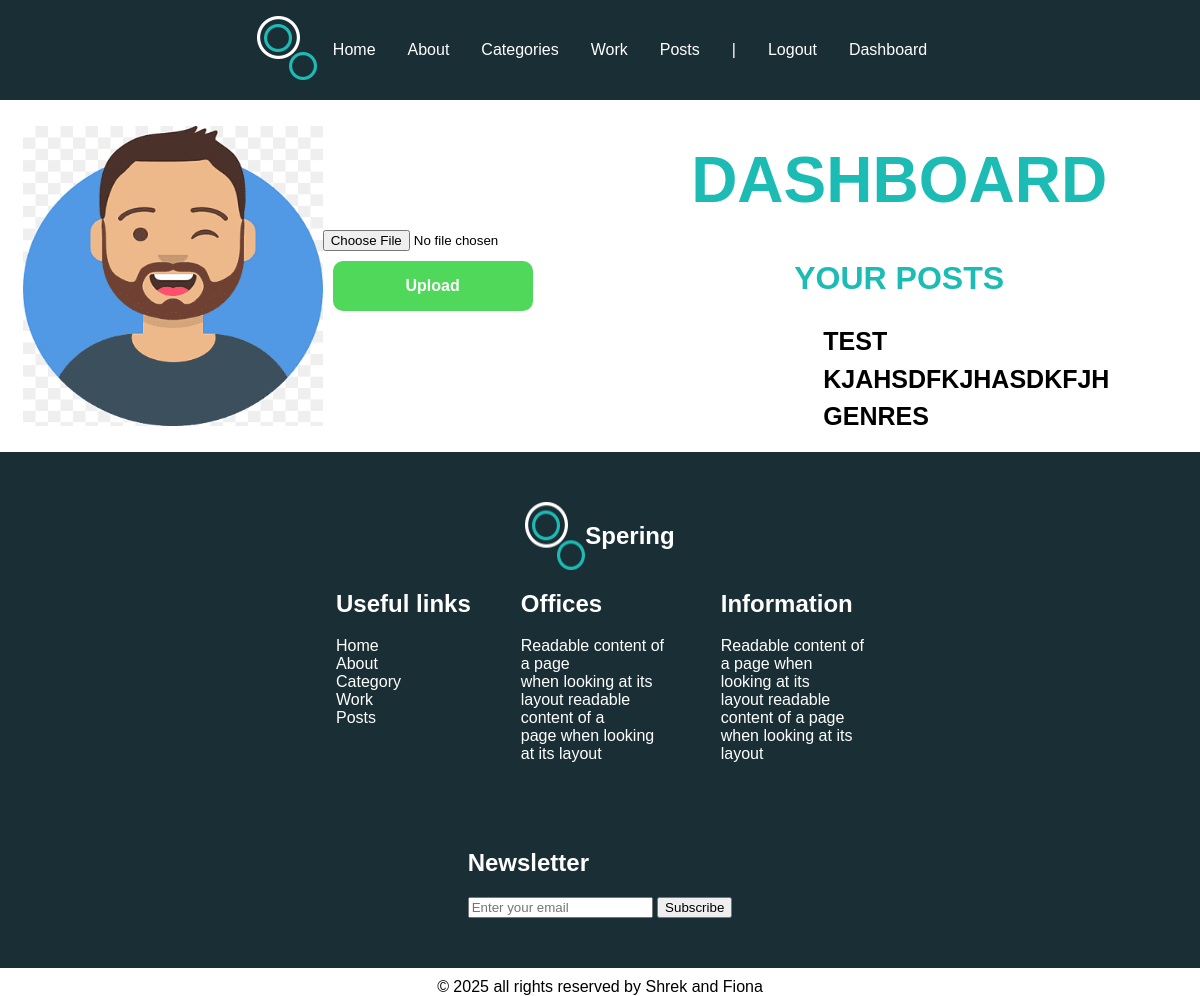
Before: /dashboard/ (signed in) with the older database file.
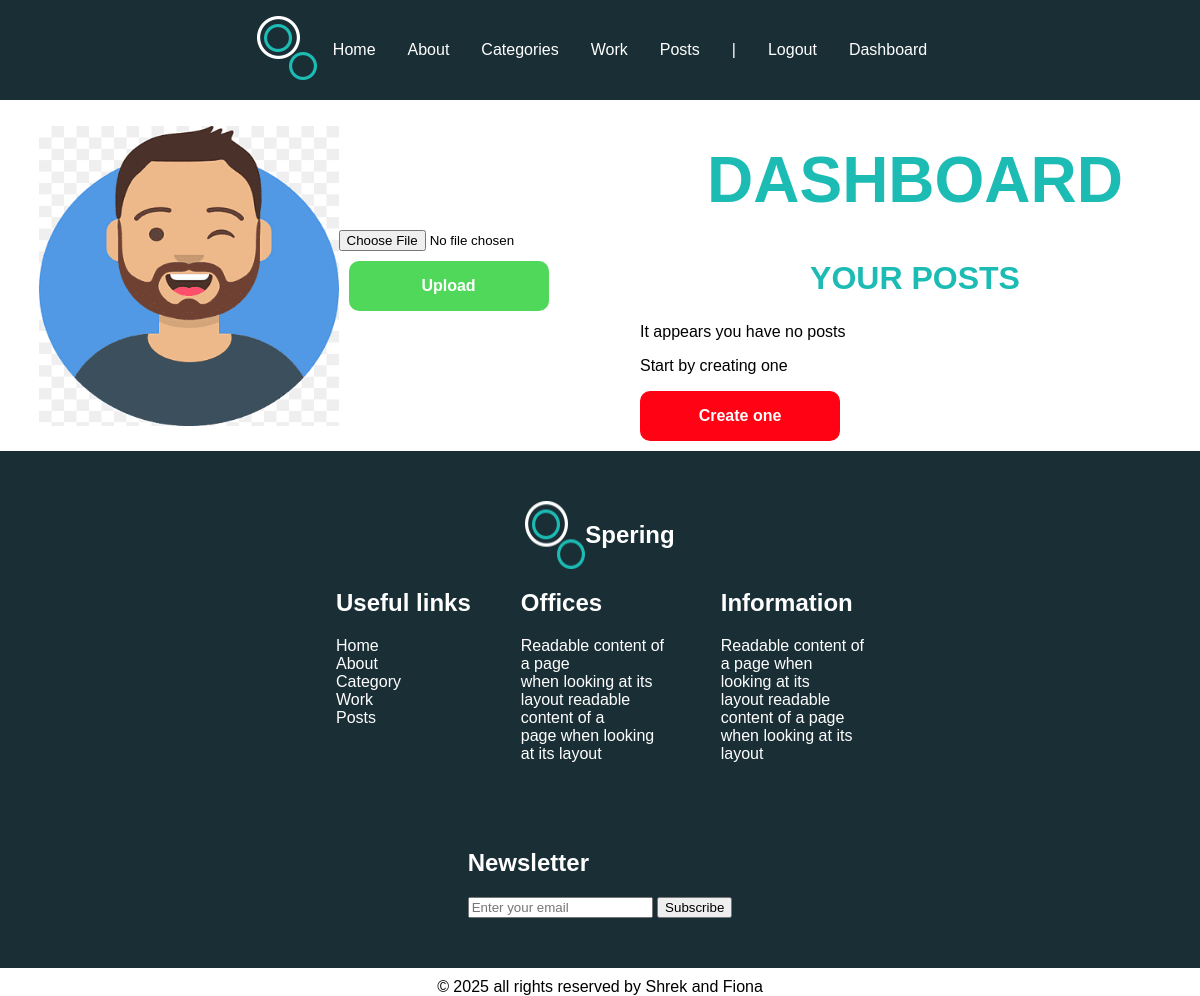
After: the same page with the newer database file.
### myApp/models.py (models this page shows, shortened)
class Post(models.Model):
    title = models.CharField(max_length=50)
    author_name = models.ForeignKey(User, on_delete=models.CASCADE)
    content = models.TextField(null=False, blank = False)
    created_at = models.DateTimeField(auto_now_add=True)
    update = models.DateTimeField(auto_now=True)
    genres = models.ManyToManyField(Genre)

### myApp/views.py (the view)
# urls.py: path('dashboard/', views.user_dashboard, name='user_dashboard'),
@login_required(login_url='login')
def user_dashboard(request):
    user_author_name = request.user.id
    user_posts = Post.objects.filter(author_name_id=user_author_name)
    context = {'user_posts': user_posts}
    return render(request, 'myApp/user_dashboard.html', context)

### myApp/templates/myApp/user_dashboard.html (shortened to what this page needs)
{% load static %}
<!DOCTYPE html>
<html lang="en">
<head>
    <link rel="stylesheet" href="{% static 'style.css' %}">
</head>
<body>
<div class="grid-layout container">
    {% include 'myApp/header.html' %}
    <div class="sidebar">
        <div class="avatar-upload">
            <img id="avatarImage" src="{% if user.profile.avatar %}{{ user.profile.avatar.url }}{% else %}{% static 'images/default-avatar.jpg' %}{% endif %}" class="avatarImage" alt="User Avatar">
        </div>
        <form id="avatarForm" method="post" enctype="multipart/form-data">
            <input type="file" id="avatarInput" name="avatar">
            <button type="submit" class="btn1">Upload</button>
        </form>
    </div>
    <div class="main">
    <h1 class="dashboardTitle">Dashboard</h1>
    <h2 class="genreName">Your Posts</h2>
    {% if user_posts %}
        <ul class="postsUser">
            {% for post in user_posts %}
                <li>
                    <a class="liA" href="{% url 'post_detail' post.id %}">{{ post.title }}</a>
                </li>
            {% endfor %}
        </ul>
    {% else %}
        <p class="dashboardP">It appears you have no posts</p>
        <p class="dashboardP">Start by creating one</p>
        <a class="btn2" href="{% url 'create_post' %}">Create one</a>
    {% endif %}
</div>
    {% include 'myApp/footer.html' %}
</div>
</body>
</html>

Changed rows visible on the page:
removed Post: title "TEST"
removed Post: title "KJAHSDFKJHASDKFJH"
removed Post: title "GENRES"
Other visible differences:
text now shown: "It appears you have no posts Start by creating one Create one"
